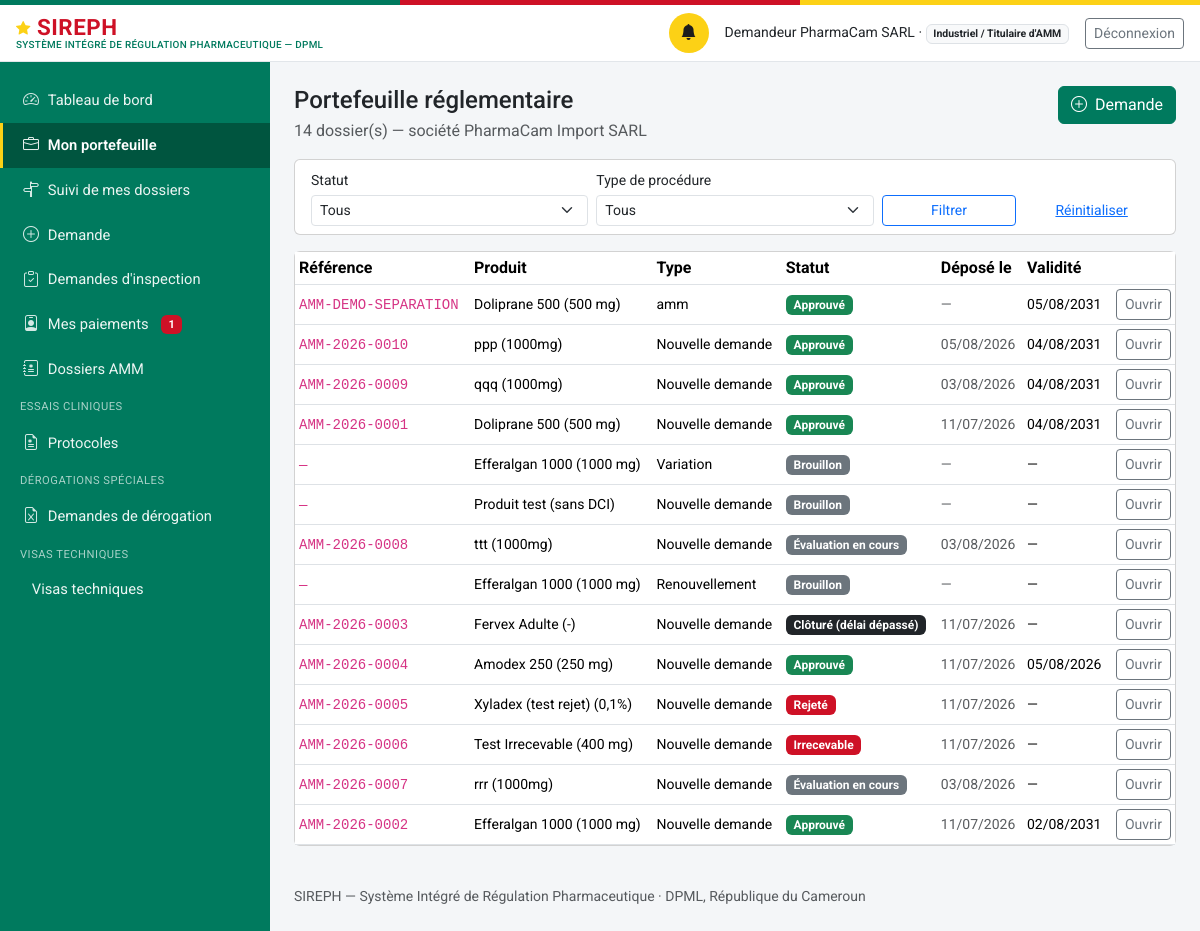
The app's page /industriel/portefeuille (signed in), older data.
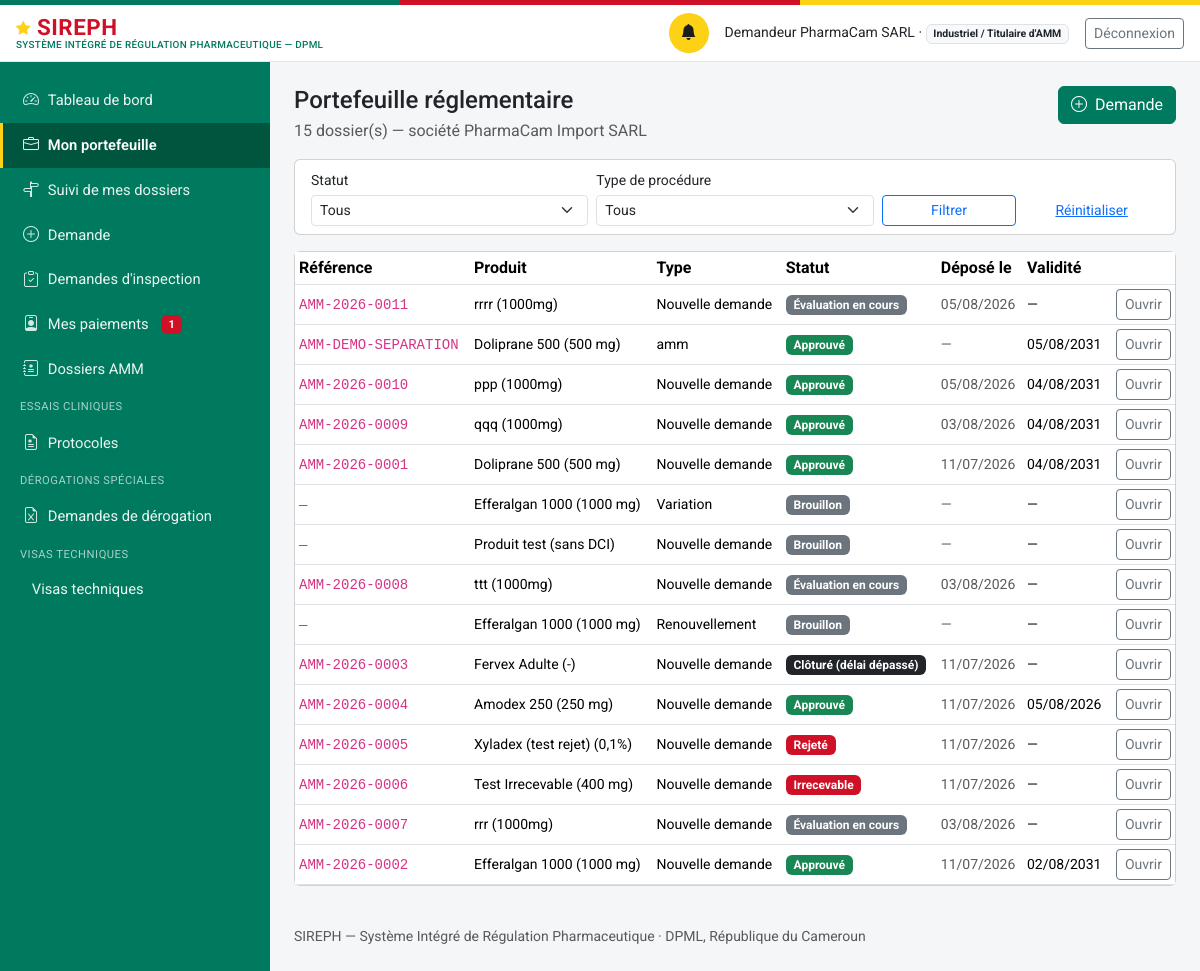
The same page, newer data.
### models.py (models this page shows, shortened)
class Personne(db.Model):
    id = db.Column(db.Integer, primary_key=True)
    nom_complet = db.Column(db.String(200), nullable=False)
    email = db.Column(db.String(150), unique=True, nullable=False)  # identifiant de connexion
    password_hash = db.Column(db.String(255), nullable=False)
    role_systeme = db.Column(db.String(50), nullable=False)
    etablissement_rattachement_id = db.Column(db.Integer, db.ForeignKey("etablissement.id"), nullable=True)
    contact = db.Column(db.String(200))
    statut_compte = db.Column(db.String(20), nullable=False, default="actif")
    date_creation = db.Column(db.DateTime, default=datetime.utcnow)
    etablissement = db.relationship("Etablissement", foreign_keys=[etablissement_rattachement_id])
    @property
    def role_label(self):
        from permissions import ROLES
        return ROLES.get(self.role_systeme, self.role_systeme)
    @property
    def niveau(self):
        from permissions import niveau
        return niveau(self)
    @property
    def est_externe(self):
        from permissions import est_externe
        return est_externe(self.role_systeme)

class Etablissement(db.Model):
    id = db.Column(db.Integer, primary_key=True)
    raison_sociale = db.Column(db.String(255), nullable=False)
    type = db.Column(db.String(40), nullable=False)
    adresse = db.Column(db.String(500))
    latitude = db.Column(db.Float, nullable=True)   # géolocalisation — exploité par le futur module RI
    longitude = db.Column(db.Float, nullable=True)
    statut_licence = db.Column(db.String(20), nullable=False, default="en_instruction")
    date_expiration_licence = db.Column(db.Date, nullable=True)
    pharmacien_responsable_id = db.Column(db.Integer, db.ForeignKey("personne.id"), nullable=True)
    categorie_activite = db.Column(db.String(30), nullable=True)
    pharmacien_responsable = db.relationship("Personne", foreign_keys=[pharmacien_responsable_id])

class DossierAMM(db.Model):
    id = db.Column(db.Integer, primary_key=True)
    numero = db.Column(db.String(30), unique=True, nullable=True)  # AMM-{annee}-{seq4}, attribué au dépôt
    produit_id = db.Column(db.Integer, db.ForeignKey("produit.id"), nullable=False)
    type_procedure = db.Column(db.String(20), nullable=False, default="nouvelle_demande")
    demandeur_id = db.Column(db.Integer, db.ForeignKey("personne.id"), nullable=False)
    statut = db.Column(db.String(30), nullable=False, default="brouillon")
    date_depot = db.Column(db.DateTime, nullable=True)
    date_decision = db.Column(db.DateTime, nullable=True)
    module_ctd_1_json = db.Column(db.Text, default="{}")
    module_ctd_2_json = db.Column(db.Text, default="{}")
    module_ctd_3_json = db.Column(db.Text, default="{}")
    module_ctd_4_json = db.Column(db.Text, default="{}")
    module_ctd_5_json = db.Column(db.Text, default="{}")
    motif_decision = db.Column(db.Text, nullable=True)
    date_validite_amm = db.Column(db.Date, nullable=True)
    date_limite_reponse_complement = db.Column(db.DateTime, nullable=True)
    date_limite_retrait_document = db.Column(db.Date, nullable=True)  # décision favorable uniquement
    checklist_recevabilite = db.Column(db.JSON, default=dict)
    numero_suivi = db.Column(db.String(40), unique=True)
    clock_debut = db.Column(db.DateTime)
    clock_suspendu_depuis = db.Column(db.DateTime)
    clock_total_suspendu_jours = db.Column(db.Integer, default=0)
    representant_local_nom = db.Column(db.String(200), nullable=True)
    representant_local_contact = db.Column(db.String(200), nullable=True)
    date_creation = db.Column(db.DateTime, default=datetime.utcnow)
    date_maj = db.Column(db.DateTime, default=datetime.utcnow, onupdate=datetime.utcnow)
    demandeur = db.relationship("Personne", foreign_keys=[demandeur_id])
    avis = db.relationship("AvisEvaluationMA", backref="dossier", lazy="dynamic",
                            order_by="AvisEvaluationMA.date_creation",
                            cascade="all, delete-orphan")
    module_ctd_1 = property(lambda self: self._ctd_get(1), lambda self, v: self._ctd_set(1, v))
    module_ctd_2 = property(lambda self: self._ctd_get(2), lambda self, v: self._ctd_set(2, v))
    module_ctd_3 = property(lambda self: self._ctd_get(3), lambda self, v: self._ctd_set(3, v))
    module_ctd_4 = property(lambda self: self._ctd_get(4), lambda self, v: self._ctd_set(4, v))
    module_ctd_5 = property(lambda self: self._ctd_get(5), lambda self, v: self._ctd_set(5, v))

class Produit(db.Model):
    id = db.Column(db.Integer, primary_key=True)
    denomination_commune_internationale = db.Column(db.String(300), nullable=False, default="")
    nom_commercial = db.Column(db.String(300), nullable=False, default="")
    forme_pharmaceutique = db.Column(db.String(150), nullable=False, default="")
    dosage = db.Column(db.String(150))
    categorie = db.Column(db.String(30), nullable=False, default="medicament")
    nature = db.Column(db.String(30), nullable=True)
    fabricant_id = db.Column(db.Integer, db.ForeignKey("etablissement.id"), nullable=True)
    titulaire_amm_id = db.Column(db.Integer, db.ForeignKey("etablissement.id"), nullable=True)
    pays_origine = db.Column(db.String(150))
    statut_amm_courant = db.Column(db.String(20), nullable=False, default="aucune")
    date_creation = db.Column(db.DateTime, default=datetime.utcnow)
    est_mitm = db.Column(db.Boolean, nullable=False, default=False)
    disponibilite_declaree = db.Column(db.String(20), nullable=True)  # disponible | rupture
    composition_integrale = db.Column(db.Text, nullable=True)
    classe_therapeutique = db.Column(db.String(300), nullable=True)
    indications_therapeutiques = db.Column(db.Text, nullable=True)
    voie_administration = db.Column(db.String(150), nullable=True)
    duree_stabilite = db.Column(db.String(100), nullable=True)
    prix_grossiste_ht = db.Column(db.Integer, nullable=True)  # XAF, hors taxe
    fabricant = db.relationship("Etablissement", foreign_keys=[fabricant_id])
    titulaire_amm = db.relationship("Etablissement", foreign_keys=[titulaire_amm_id])
    dossiers = db.relationship("DossierAMM", backref="produit", lazy="dynamic",
                                foreign_keys="DossierAMM.produit_id")
    @property
    def libelle(self):
        base = self.nom_commercial or self.denomination_commune_internationale or f"Produit #{self.id}"
        if self.dosage:
            return f"{base} ({self.dosage})"
        return base

### routes_industriel.py (the view)
@bp.route("/portefeuille")
@login_required
def portefeuille():
    u = _verifier_profil()
    statut = request.args.get("statut", "").strip()
    type_proc = request.args.get("type", "").strip()
    q = esp.dossiers_de_la_societe(u)
    if statut:
        q = q.filter(DossierAMM.statut == statut)
    if type_proc:
        q = q.filter(DossierAMM.type_procedure == type_proc)
    return render_template(
        "industriel/portefeuille.html", u=u,
        dossiers=q.order_by(DossierAMM.date_maj.desc()).all(),
        statut=statut, type_proc=type_proc,
        STATUTS=wf.STATUTS, TYPES=wf.TYPES_PROCEDURE)

### templates/industriel/portefeuille.html (shortened to what this page needs)
{% extends "base.html" %}
{% block content %}
<div class="d-flex justify-content-between align-items-start flex-wrap gap-2 mb-3">
  <div>
    <h1 class="h4 mb-1">Portefeuille réglementaire</h1>
    <p class="text-muted mb-0">
      {{ dossiers|length }} dossier(s) — société
      {{ u.etablissement.raison_sociale if u.etablissement else u.nom_complet }}
    </p>
  </div>
  <a class="btn btn-primary" href="{{ url_for('demandes.accueil') }}">
    <i class="bi bi-plus-circle me-1"></i> Demande</a>
</div>
<div class="card mb-3">
  <div class="card-body py-2">
    <form method="get" class="row g-2 align-items-end">
      <div class="col-md-4">
        <label class="form-label small mb-1" for="statut">Statut</label>
        <select class="form-select form-select-sm" id="statut" name="statut">
          <option value="">Tous</option>
        </select>
      </div>
      <div class="col-md-4">
        <label class="form-label small mb-1" for="type">Type de procédure</label>
        <select class="form-select form-select-sm" id="type" name="type">
          <option value="">Tous</option>
        </select>
      </div>
      <div class="col-md-2">
        <button class="btn btn-sm btn-outline-primary w-100">Filtrer</button>
      </div>
      <div class="col-md-2">
        <a class="btn btn-sm btn-link w-100"
           href="{{ url_for('industriel.portefeuille') }}">Réinitialiser</a>
      </div>
    </form>
  </div>
</div>
<div class="card">
  {% if dossiers %}
  <div class="table-responsive">
    <table class="table table-sm mb-0 align-middle">
      <thead><tr>
        <th>Référence</th><th>Produit</th><th>Type</th><th>Statut</th>
        <th>Déposé le</th><th>Validité</th><th></th>
      </tr></thead>
      <tbody>
      {% for d in dossiers %}
        <tr>
          <td><code>{{ d.numero or '—' }}</code></td>
          <td class="small">{{ d.produit.libelle if d.produit else '—' }}</td>
          <td class="small">{{ TYPES.get(d.type_procedure, d.type_procedure) }}</td>
          <td>
            {% if d.statut == 'approuve' %}
              <span class="badge bg-success">{{ STATUTS[d.statut] }}</span>
            {% elif d.statut in ('rejete', 'irrecevable') %}
              <span class="badge bg-danger">{{ STATUTS[d.statut] }}</span>
            {% elif d.statut == 'complement_requis' %}
              <span class="badge bg-warning text-dark">{{ STATUTS[d.statut] }}</span>
            {% elif d.statut == 'cloture_delai_depasse' %}
              <span class="badge bg-dark">{{ STATUTS[d.statut] }}</span>
            {% else %}
              <span class="badge bg-secondary">{{ STATUTS.get(d.statut, d.statut) }}</span>
            {% endif %}
          </td>
          <td class="small text-muted">
            {{ d.date_depot.strftime('%d/%m/%Y') if d.date_depot else '—' }}</td>
          <td class="small">
            {{ d.date_validite_amm.strftime('%d/%m/%Y') if d.date_validite_amm else '—' }}</td>
          <td class="text-end">
            <a class="btn btn-sm btn-outline-secondary" href="/dossiers/{{ d.id }}">
              Ouvrir</a>
          </td>
        </tr>
      {% endfor %}
      </tbody>
    </table>
  </div>
  {% else %}
  <div class="card-body text-muted">Aucun dossier ne correspond à ces critères.</div>
  {% endif %}
</div>
{% endblock %}

### templates/base.html (shortened to what this page needs)
<!doctype html>
<html lang="fr">
<head>
<link href="https://cdn.jsdelivr.net/npm/bootstrap@5.3.3/dist/css/bootstrap.min.css" rel="stylesheet">
<link href="https://cdn.jsdelivr.net/npm/bootstrap-icons@1.11.3/font/bootstrap-icons.css" rel="stylesheet">
<link href="{{ url_for('static', filename='css/style.css') }}" rel="stylesheet">
</head>
<body>
<div class="sireph-flagbar" aria-hidden="true"><span></span><span></span><span></span></div>
<header class="sireph-topbar">
  <div class="container-fluid px-3 py-2 d-flex align-items-center justify-content-between">
    <div class="d-flex align-items-center gap-2">
      <a class="sireph-brand" href="{{ current_user and url_for('dashboard') or url_for('login') }}">
        <i class="bi bi-star-fill"></i> SIREPH
        <small>Système Intégré de Régulation Pharmaceutique — DPML</small>
      </a>
    </div>
    {% if current_user %}
    <div class="d-flex align-items-center gap-3">
      <a href="{{ url_for('notifications_liste') }}" class="sireph-icon-btn" title="Notifications" aria-label="Notifications">
        <i class="bi bi-bell-fill"></i>
      </a>
      <span class="small d-none d-md-inline">{{ current_user.nom_complet }} ·
        <span class="badge bg-light text-dark border">{{ current_user.role_label }}</span></span>
      <a href="{{ url_for('logout') }}" class="btn btn-sm btn-outline-secondary">Déconnexion</a>
    </div>
    {% endif %}
  </div>
</header>
<div class="sireph-layout">
  {% if current_user %}
  <nav id="sireph-sidebar" class="offcanvas-lg offcanvas-start sireph-sidebar" tabindex="-1"
       aria-label="Navigation principale">
    <div class="offcanvas-body d-flex flex-column p-0">
      <ul class="nav nav-pills flex-column">
        <li class="nav-item">
          <a class="nav-link {{ 'active' if request.path == '/' }}" href="{{ url_for('dashboard') }}">
            <i class="bi bi-speedometer2"></i> Tableau de bord</a>
        </li>
        {% if current_user.role_systeme == "demandeur_externe" %}
        <li class="nav-item">
          <a class="nav-link {{ 'active' if request.path == '/industriel/portefeuille' }}"
             href="{{ url_for('industriel.portefeuille') }}">
            <i class="bi bi-briefcase"></i> Mon portefeuille</a>
        </li>
        <li class="nav-item">
          <a class="nav-link {{ 'active' if request.path.startswith('/industriel/suivi') }}"
             href="{{ url_for('industriel.suivi_liste') }}">
            <i class="bi bi-signpost-split"></i> Suivi de mes dossiers</a>
        </li>
        <li class="nav-item">
          <a class="nav-link {{ 'active' if request.path.startswith('/demandes') }}"
             href="{{ url_for('demandes.accueil') }}">
            <i class="bi bi-plus-circle"></i> Demande</a>
        </li>
        <li class="nav-item">
          <a class="nav-link {{ 'active' if request.path.startswith('/industriel/inspections') }}"
             href="{{ url_for('industriel.inspections') }}">
            <i class="bi bi-clipboard-check"></i> Demandes d'inspection</a>
        </li>
        {% endif %}
        {% if current_user.est_externe %}
        <li class="nav-item">
          <a class="nav-link {{ 'active' if request.path == '/mon-espace' }}"
             href="{{ url_for('profils.mon_espace') }}">
            <i class="bi bi-person-badge"></i> Mes paiements
            {%- if paiements_dus %}
            <span class="badge bg-danger ms-1">{{ paiements_dus }}</span>
            {%- endif %}
          </a>
        </li>
        {% endif %}
        {% if current_user.role_systeme != "demandeur_externe" or demandeur_a_amm %}
        <li class="nav-item">
          <a class="nav-link {{ 'active' if '/dossiers' in request.path }}" href="{{ url_for('dossiers_registre') }}">
            <i class="bi bi-journal-medical"></i> Dossiers AMM</a>
        </li>
        {% endif %}
        {% if current_user.role_systeme in ("administrateur_dpml", "agent_dros", "directeur_dpml") or (current_user.role_systeme == "demandeur_externe" and demandeur_a_ct) %}
        <div class="sireph-sidebar-section">Essais cliniques</div>
        <li class="nav-item">
          <a class="nav-link {{ 'active' if request.path == url_for('ct.registre') }}" href="{{ url_for('ct.registre') }}">
            <i class="bi bi-file-earmark-medical"></i> Protocoles</a>
        </li>
        {% endif %}
        {% if current_user.role_systeme in ("administrateur_dpml", "directeur_dpml") or (current_user.role_systeme == "demandeur_externe" and demandeur_a_derogations) %}
        <div class="sireph-sidebar-section">Dérogations spéciales</div>
        <li class="nav-item">
          <a class="nav-link {{ 'active' if request.path == url_for('derogation.registre') }}" href="{{ url_for('derogation.registre') }}">
            <i class="bi bi-file-earmark-excel"></i> Demandes de dérogation</a>
        </li>
        {% endif %}
        {% if current_user.role_systeme in ("administrateur_dpml", "directeur_dpml") or (current_user.role_systeme == "demandeur_externe" and demandeur_a_visas) %}
        <div class="sireph-sidebar-section">Visas techniques</div>
        <li class="nav-item">
          <a class="nav-link {{ 'active' if request.path == url_for('visas.registre') }}" href="{{ url_for('visas.registre') }}">
             Visas techniques</a>
        </li>
        {% endif %}
      </ul>
    </div>
  </nav>
  {% endif %}
  <main id="contenu-principal" class="sireph-content">
    {% block content %}{% endblock %}
    <footer class="text-muted small py-4 mt-3">
      SIREPH — Système Intégré de Régulation Pharmaceutique · DPML, République du Cameroun
    </footer>
  </main>
</div>
</body>
</html>

Row changes from the older to the newer data that the page shows:
added DossierAMM: numero "AMM-2026-0011", produit "rrrr (1000mg)", get "Nouvelle demande", get "Évaluation en cours", date_depot "05/08/2026", date_validite_amm "—"
Text that changed along with them:
{{ dossiers|length }}: "14" → "15"
